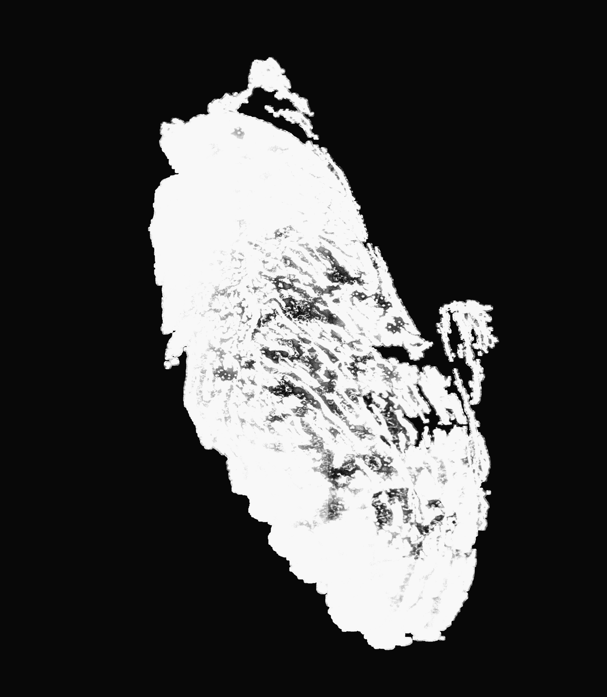
%> input picture images/8272_gray_noborder.tif, 607 x 697 px
$ octave display_voxel.m   (GNU Octave 9; MATLAB toolbox functions it lacks are replaced by stand-ins)
%> lines starting %> are read from the running program, lines starting %| are printed output that depends on the picture
% script for displaying voxels
% load the following two webpages
% http://www.thphys.nuim.ie/CompPhysics/matlab/help/techdoc/umg/chvolvi3.html
% http://web.mit.edu/8.13/matlab/MatlabTraining_IAP_2012/AGV/DemoFiles/ScriptFiles/html/Part7_SlicesIsosurfaces.html

% load mri
% D = squeeze(D);

%%
im1 = imread('8272_gray_noborder.tif');
%> im1 is the input picture: size 697x607 uint8; min 0, max 255, mean 69.6
im2 = imread('8270_gray_noborder.tif');
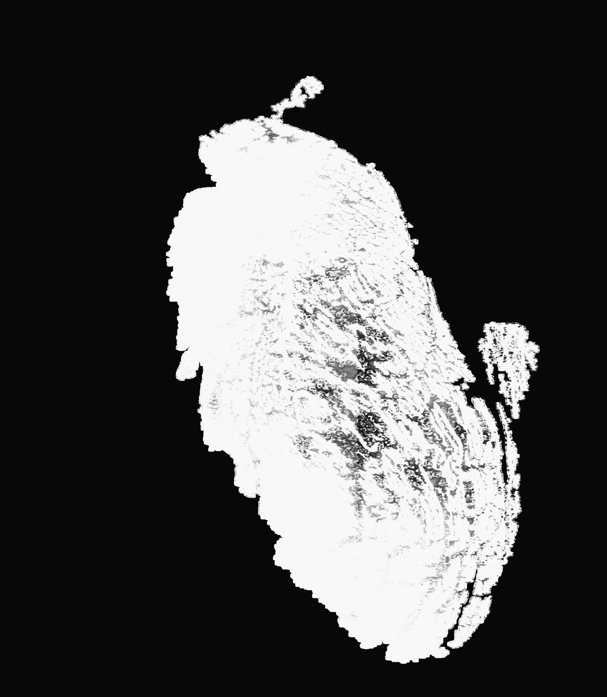
%> input picture images/8270_gray_noborder.tif, 607 x 697 px
%> im2 is the input picture: size 697x607 uint8; min 0, max 255, mean 75.4
im3 = imread('8248_gray_noborder.tif');
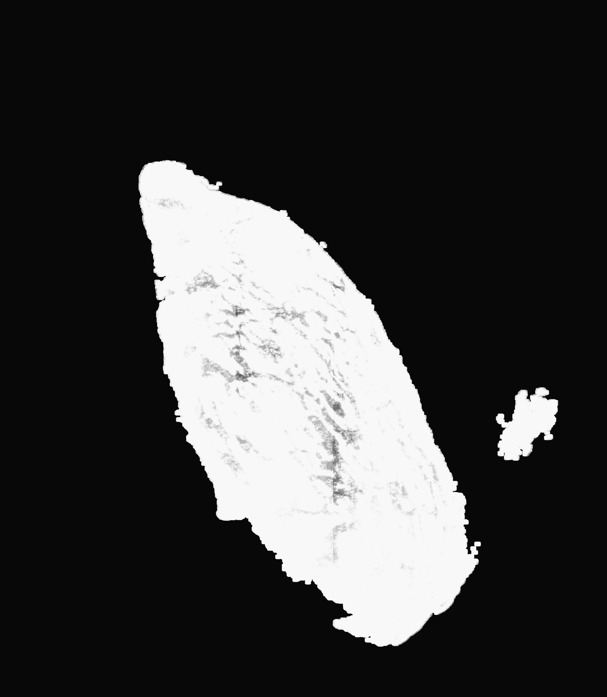
%> input picture images/8248_gray_noborder.tif, 607 x 697 px
%> im3 is the input picture: size 697x607 uint8; min 0, max 255, mean 60.3
im4 = imread('8152_gray_noborder.tif');
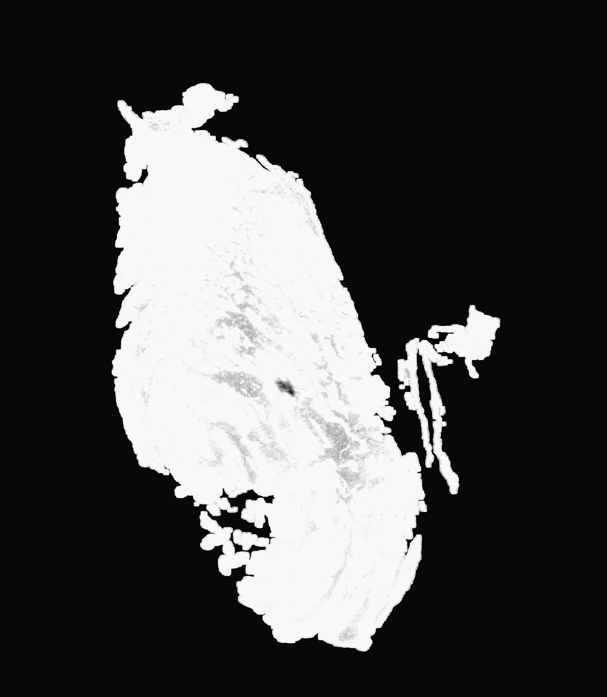
%> input picture images/8152_gray_noborder.tif, 607 x 697 px
%> im4 is the input picture: size 697x607 uint8; min 0, max 255, mean 72.4

%%

% [4 lines of commented-out code are left out]

im1_gray = im1;
im2_gray = im2;
im3_gray = im3;
im4_gray = im4;


%%
D = cat(3, im1_gray, im1_gray, im1_gray, im1_gray, im1_gray, im1_gray, im1_gray, im1_gray, im1_gray, im1_gray, im1_gray, im1_gray, im1_gray, im1_gray, im1_gray, im1_gray, im1_gray, im1_gray, im1_gray, im1_gray, im1_gray, im1_gray, im1_gray, im1_gray, im1_gray, im1_gray, im1_gray, im1_gray, im1_gray, im1_gray, im1_gray, im1_gray, im1_gray, im1_gray, im1_gray, im1_gray, im1_gray, im1_gray, im1_gray, im1_gray, im1_gray, im1_gray, im1_gray, im1_gray, im1_gray, im1_gray, im1_gray, im1_gray, im1_gray, im1_gray, im1_gray, im1_gray, im1_gray, im1_gray, im1_gray, im1_gray, im1_gray, im1_gray, im1_gray, im1_gray, im1_gray, im1_gray, im1_gray, im1_gray, im1_gray, im1_gray, im1_gray, im1_gray, im1_gray, im1_gray, im1_gray, im1_gray, im1_gray, im1_gray, im1_gray, im1_gray, im1_gray, im1_gray, im1_gray, im1_gray, im1_gray, im1_gray, im1_gray, im1_gray, im1_gray, im1_gray, im1_gray, im1_gray, im1_gray, im1_gray, im1_gray, im1_gray, im1_gray, im1_gray, im1_gray, im1_gray, im1_gray, im1_gray, im1_gray, im2_gray, im2_gray,im2_gray,im2_gray,im2_gray, im2_gray,im2_gray,im2_gray,im2_gray, im2_gray,im2_gray,im2_gray,im2_gray, im2_gray,im2_gray,im2_gray,im2_gray, im2_gray,im2_gray,im2_gray,im2_gray, im2_gray,im2_gray, im2_gray,im2_gray,im2_gray,im2_gray,im2_gray,im2_gray, im2_gray,im2_gray,im2_gray,im2_gray,im2_gray,im2_gray, im2_gray,im2_gray,im2_gray,im2_gray,im2_gray,im2_gray, im2_gray,im2_gray,im2_gray,im2_gray,im2_gray,im2_gray, im2_gray,im2_gray,im2_gray,im2_gray,im2_gray,im2_gray, im2_gray,im2_gray,im2_gray,im2_gray,im2_gray,im2_gray, im2_gray,im2_gray,im2_gray,im2_gray,im2_gray,im2_gray, im2_gray,im2_gray,im2_gray,im2_gray,im2_gray,im2_gray, im2_gray,im2_gray,im2_gray,im2_gray,im2_gray,im2_gray, im2_gray,im2_gray,im2_gray,im2_gray,im2_gray,im2_gray, im2_gray,im2_gray,im2_gray,im2_gray,im2_gray,im2_gray, im2_gray,im2_gray,im2_gray,im2_gray,im2_gray,im2_gray, im2_gray,im2_gray,im2_gray,im2_gray,im2_gray,im2_gray, im2_gray,im2_gray,im2_gray,im2_gray,im2_gray,im2_gray,im2_gray,im2_gray, im2_gray,im2_gray,im2_gray,im2_gray, im2_gray,im2_gray,im3_gray, im3_gray,im3_gray,im3_gray,im3_gray,im3_gray, im3_gray,im3_gray,im3_gray,im3_gray,im3_gray, im3_gray,im3_gray,im3_gray,im3_gray,im3_gray, im3_gray,im3_gray,im3_gray, im3_gray,im3_gray,im3_gray,im3_gray,im3_gray, im3_gray,im3_gray,im3_gray, im3_gray,im3_gray,im3_gray,im3_gray,im3_gray,im3_gray,im3_gray,im3_gray,im3_gray,im3_gray, im3_gray,im3_gray,im3_gray, im3_gray,im3_gray,im3_gray,im3_gray,im3_gray,im3_gray,im3_gray,im3_gray,im3_gray,im3_gray, im3_gray,im3_gray,im3_gray, im3_gray,im3_gray,im3_gray,im3_gray,im3_gray,im3_gray,im3_gray,im3_gray,im3_gray,im3_gray, im3_gray,im3_gray,im3_gray, im3_gray,im3_gray,im3_gray,im3_gray,im3_gray,im3_gray,im3_gray,im3_gray,im3_gray,im3_gray, im3_gray,im3_gray,im3_gray, im3_gray,im3_gray,im3_gray,im3_gray,im3_gray,im3_gray,im3_gray,im3_gray,im3_gray,im3_gray, im3_gray,im3_gray,im3_gray, im3_gray,im3_gray,im3_gray,im3_gray,im3_gray,im3_gray,im3_gray,im3_gray,im3_gray,im3_gray, im3_gray,im3_gray,im3_gray, im3_gray,im3_gray,im3_gray,im3_gray,im3_gray, im3_gray,im3_gray,im3_gray, im3_gray,im3_gray,im3_gray,im3_gray,im3_gray, im3_gray,im3_gray,im3_gray,im3_gray,im3_gray, im3_gray,im3_gray,im3_gray,im3_gray,im3_gray, im3_gray,im3_gray,im3_gray,im3_gray,im3_gray, im3_gray,im3_gray,im3_gray,im3_gray,im3_gray, im3_gray,im3_gray,im3_gray,im3_gray,im3_gray,im3_gray,im3_gray,im3_gray, im3_gray,im3_gray,im3_gray,im3_gray,im3_gray, im3_gray,im3_gray,im3_gray,im3_gray,im3_gray,im3_gray,im3_gray, im3_gray,im3_gray,im3_gray,im3_gray,im3_gray, im3_gray,im3_gray,im3_gray,im3_gray,im3_gray,im3_gray,im3_gray, im3_gray,im3_gray,im3_gray,im3_gray,im3_gray, im3_gray,im3_gray,im3_gray,im3_gray,im3_gray,im3_gray,im3_gray, im3_gray,im3_gray,im3_gray,im3_gray,im3_gray, im3_gray,im3_gray,im3_gray,im3_gray,im3_gray,im3_gray,im3_gray, im3_gray,im3_gray,im3_gray,im3_gray,im3_gray, im3_gray,im3_gray,im3_gray,im3_gray,im3_gray,im3_gray,im3_gray, im3_gray,im3_gray,im3_gray,im3_gray,im3_gray, im3_gray,im3_gray,im3_gray,im3_gray,im3_gray,im3_gray,im3_gray, im3_gray,im3_gray,im3_gray,im3_gray,im3_gray, im3_gray,im3_gray,im3_gray,im3_gray,im3_gray,im3_gray,im3_gray, im3_gray,im3_gray,im3_gray,im3_gray,im3_gray, im3_gray,im3_gray,im3_gray,im3_gray,im3_gray,im3_gray,im3_gray, im3_gray,im3_gray,im3_gray,im3_gray,im3_gray, im3_gray,im3_gray,im3_gray,im3_gray, im3_gray,im3_gray,im3_gray,im3_gray,im3_gray, im3_gray,im3_gray,im3_gray,im3_gray,im3_gray, im3_gray,im3_gray,im3_gray,im3_gray,im4_gray,im4_gray,im4_gray,im4_gray,im4_gray,im4_gray,im4_gray,im4_gray,im4_gray,im4_gray,im4_gray,im4_gray,im4_gray,im4_gray,im4_gray,im4_gray,im4_gray,im4_gray,im4_gray,im4_gray,im4_gray,im4_gray,im4_gray,im4_gray,im4_gray,im4_gray,im4_gray,im4_gray,im4_gray,im4_gray,im4_gray,im4_gray,im4_gray,im4_gray,im4_gray,im4_gray,im4_gray,im4_gray, im4_gray,im4_gray,im4_gray,im4_gray,im4_gray,im4_gray,im4_gray,im4_gray,im4_gray,im4_gray,im4_gray, im4_gray,im4_gray,im4_gray,im4_gray,im4_gray,im4_gray,im4_gray,im4_gray,im4_gray,im4_gray,im4_gray, im4_gray,im4_gray,im4_gray,im4_gray,im4_gray,im4_gray,im4_gray,im4_gray,im4_gray,im4_gray,im4_gray);

%%
% [13 lines of commented-out code are left out]
%> (the run ends here)
